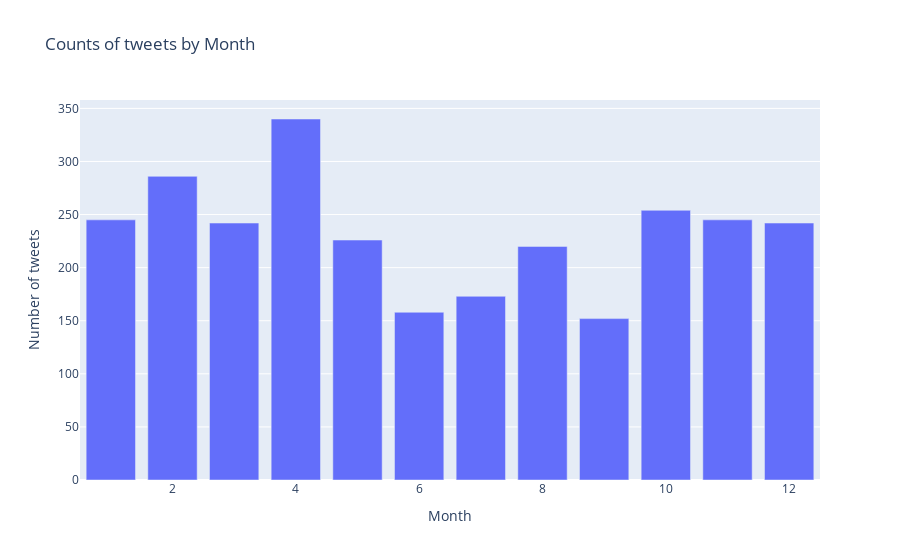

Notebook cell for this chart:
### Code cell
#lets get to see the distribution of the tweets over different months

fig = px.bar(df,
             y=df['Month'].value_counts().values, 
             x=df['Month'].value_counts().index,
             title = "Counts of tweets by Month",
            labels={"x":"Month","y":"Number of tweets"})
fig.show()

### Figure 1 — Plotly figure (JSON) as saved in the notebook; plotly's stock layout.template omitted (floating-point values rounded to 4 significant figures)
{"data": [{"alignmentgroup": "True", "hovertemplate": "Month=%{x}<br>Number of tweets=%{y}<extra></extra>", "legendgroup": "", "marker": {"color": "#636efa", "pattern": {"shape": ""}}, "name": "", "offsetgroup": "", "orientation": "v", "showlegend": false, "textposition": "auto", "type": "bar", "x": [4, 2, 10, 1, 11, 12, 3, 5, 8, 7, 6, 9], "xaxis": "x", "y": [340, 286, 254, 245, 245, 242, 242, 226, 220, 173, 158, 152], "yaxis": "y"}], "layout": {"barmode": "relative", "legend": {"tracegroupgap": 0}, "title": {"text": "Counts of tweets by Month"}, "xaxis": {"anchor": "y", "domain": [0, 1], "title": {"text": "Month"}}, "yaxis": {"anchor": "x", "domain": [0, 1], "title": {"text": "Number of tweets"}}}}
